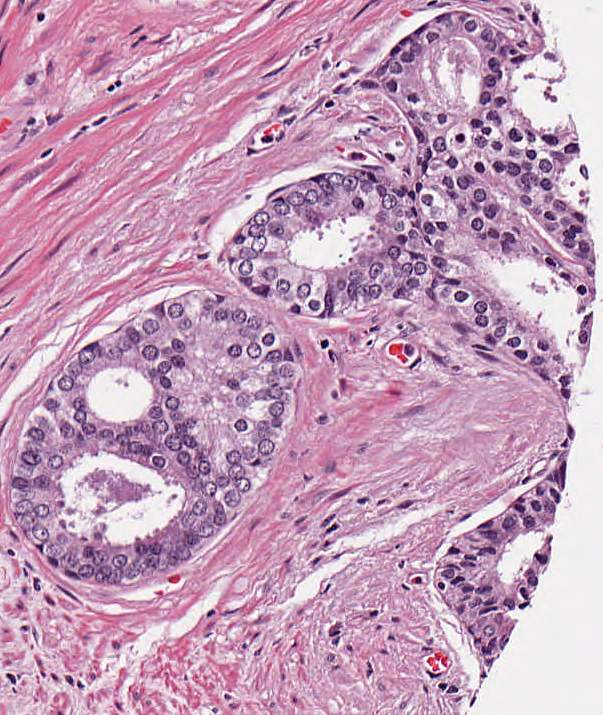
%> input picture nuclei-net-master/data/processing/pre-process/image_test.jpg, 603 x 715 px
$ octave watershed_output.m   (GNU Octave 9; MATLAB toolbox functions it lacks are replaced by stand-ins)
%> lines starting %> are read from the running program, lines starting %| are printed output that depends on the picture; in (x1, y1, x2, y2) boxes, pixels count from 0 and x2, y2 are one past the last pixel; in counts of white or black regions, pixels touching at a corner belong together; the program's own positions count from 1
clc;
clear all;
image=imread('image_test.jpg');
%> image is the input picture: size 715x603x3 uint8; mean R, G, B 197.5, 158, 186.3
image1=image(26:715-25, 26:603-25,:);
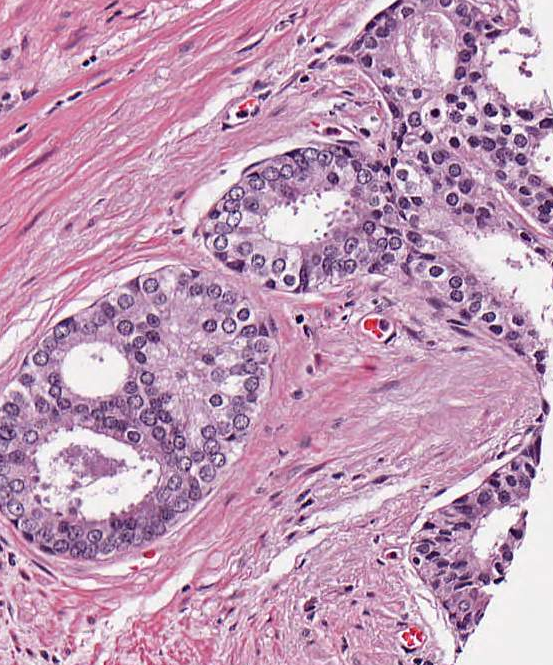
%> image1: size 665x553x3 uint8; mean R, G, B 194.9, 155, 184.3
nucleus=imread('nuclei_map.png');
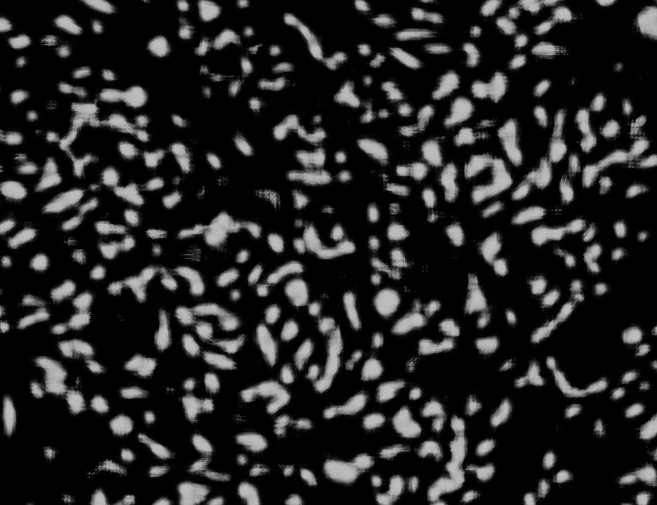
%> input picture nuclei-net-master/data/processing/post-process/nuclei_map.png, 657 x 505 px
%> nucleus is the input picture: size 505x657x3 uint8; min 0, max 191, mean 36.8
se = [0 1 0;0 1 0;0 1 0];

nucleus=im2bw(nucleus, .5);
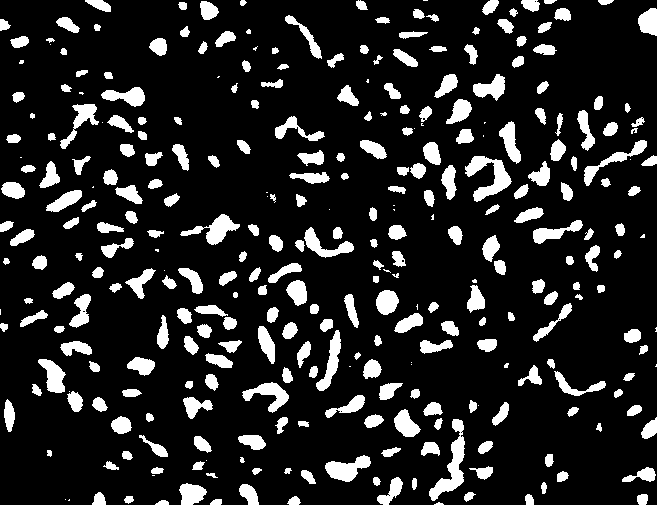
%> nucleus: size 505x657 logical; 14.3% white; 321 white regions (42 under 20 px), largest, box (x1, y1, x2, y2) and area: (429, 419, 465, 501) 1014, (465, 156, 512, 202) 941, (180, 214, 240, 245) 684
figure(1)
nucleus=uint8(255*nucleus);
imshow(nucleus)
neg=~nucleus;

D = (bwdist(neg));
figure(2)
imshow(D,[],'InitialMagnification','fit');

D = -D;
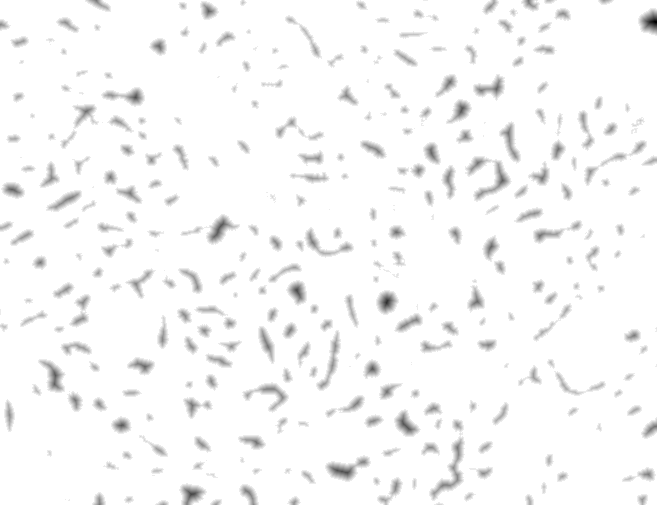
%> D: size 505x657 single; min -13.15, max 0, mean -0.366; drawn with min black and max white
D(neg) = -Inf;
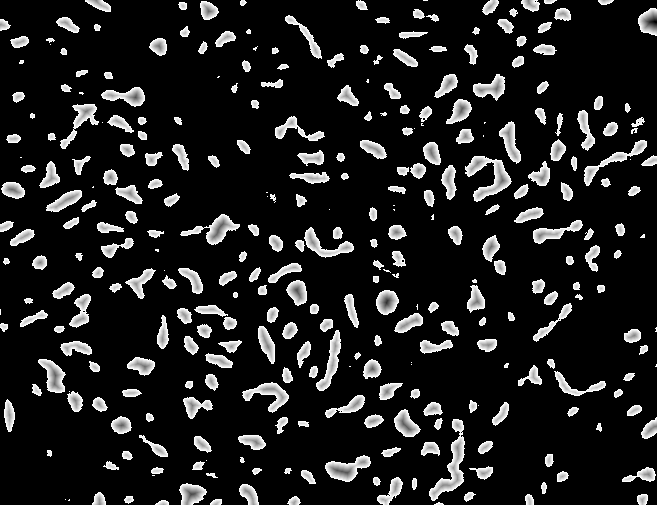
%> D: size 505x657 single; 85.68% of the values are NaN or infinite; the others: min -13.15, max -1, mean -2.55; drawn with min black, max white, NaN and infinite black

watersh = watershed(D);
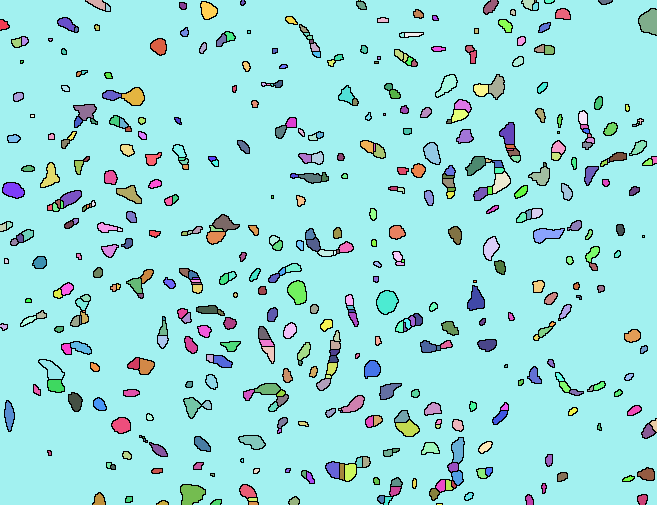
%> watersh: size 505x657 uint16; 490 distinct labels, from 0 to 489; one colour per label, 0 black
rgb = label2rgb(watersh,'jet',[1 1 1],'shuffle');
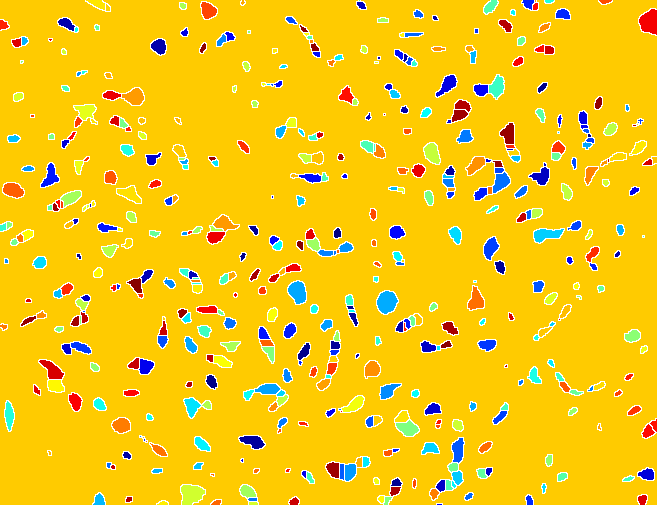
%> rgb: size 505x657x3 uint8; mean R, G, B 243.2, 198.8, 23.7


figure(3)
imshow(rgb,'InitialMagnification','fit')

figure(4)
subplot(1,2,1), imshow(image1);
subplot(1,2,2), imshow(rgb);
